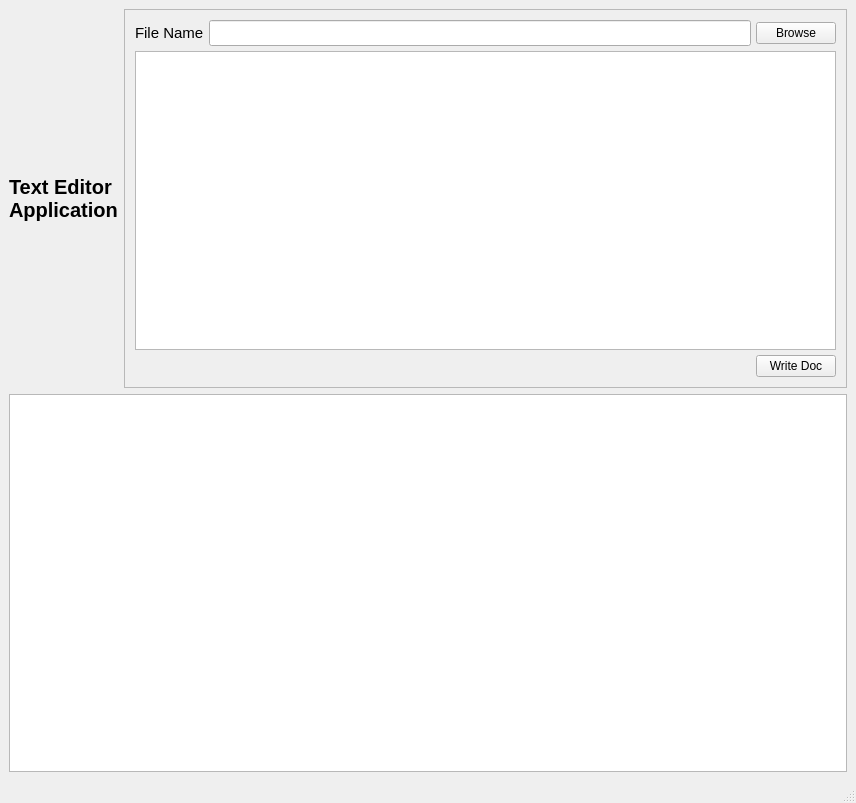
<?xml version="1.0" encoding="UTF-8"?>
<ui version="4.0">
 <class>MainWindow</class>
 <widget class="QMainWindow" name="MainWindow">
  <property name="geometry">
   <rect>
    <x>0</x>
    <y>0</y>
    <width>856</width>
    <height>803</height>
   </rect>
  </property>
  <property name="windowTitle">
   <string>MainWindow</string>
  </property>
  <widget class="QWidget" name="centralwidget">
   <layout class="QGridLayout" name="gridLayout_2">
    <item row="0" column="0">
     <layout class="QHBoxLayout" name="horizontalLayout_3">
      <item>
       <widget class="QLabel" name="label">
        <property name="maximumSize">
         <size>
          <width>300</width>
          <height>16777215</height>
         </size>
        </property>
        <property name="font">
         <font>
          <pointsize>15</pointsize>
          <weight>75</weight>
          <bold>true</bold>
         </font>
        </property>
        <property name="text">
         <string>Text Editor Application</string>
        </property>
        <property name="wordWrap">
         <bool>true</bool>
        </property>
       </widget>
      </item>
      <item>
       <widget class="QFrame" name="frame">
        <property name="font">
         <font>
          <pointsize>11</pointsize>
          <weight>50</weight>
          <bold>false</bold>
          <stylestrategy>PreferAntialias</stylestrategy>
         </font>
        </property>
        <property name="layoutDirection">
         <enum>Qt::LeftToRight</enum>
        </property>
        <property name="frameShape">
         <enum>QFrame::StyledPanel</enum>
        </property>
        <property name="frameShadow">
         <enum>QFrame::Raised</enum>
        </property>
        <layout class="QGridLayout" name="gridLayout">
         <property name="leftMargin">
          <number>10</number>
         </property>
         <property name="topMargin">
          <number>10</number>
         </property>
         <property name="rightMargin">
          <number>10</number>
         </property>
         <property name="bottomMargin">
          <number>10</number>
         </property>
         <property name="spacing">
          <number>5</number>
         </property>
         <item row="0" column="0" colspan="2">
          <layout class="QHBoxLayout" name="horizontalLayout">
           <item>
            <widget class="QLabel" name="label_2">
             <property name="text">
              <string>File Name</string>
             </property>
            </widget>
           </item>
           <item>
            <widget class="QLineEdit" name="lineEdit"/>
           </item>
           <item>
            <widget class="QPushButton" name="pushButton">
             <property name="font">
              <font>
               <pointsize>9</pointsize>
               <weight>50</weight>
               <bold>false</bold>
               <stylestrategy>PreferAntialias</stylestrategy>
              </font>
             </property>
             <property name="text">
              <string>Browse</string>
             </property>
            </widget>
           </item>
          </layout>
         </item>
         <item row="2" column="0">
          <spacer name="horizontalSpacer">
           <property name="orientation">
            <enum>Qt::Horizontal</enum>
           </property>
           <property name="sizeHint" stdset="0">
            <size>
             <width>470</width>
             <height>20</height>
            </size>
           </property>
          </spacer>
         </item>
         <item row="2" column="1">
          <widget class="QPushButton" name="pushButton_2">
           <property name="font">
            <font>
             <pointsize>9</pointsize>
            </font>
           </property>
           <property name="text">
            <string>Write Doc</string>
           </property>
          </widget>
         </item>
         <item row="1" column="0" colspan="2">
          <widget class="QTextEdit" name="textEdit"/>
         </item>
        </layout>
       </widget>
      </item>
     </layout>
    </item>
    <item row="1" column="0">
     <widget class="QTextBrowser" name="debugTextBrowser"/>
    </item>
   </layout>
  </widget>
  <widget class="QStatusBar" name="statusbar"/>
  <widget class="QMenuBar" name="menubar">
   <property name="geometry">
    <rect>
     <x>0</x>
     <y>0</y>
     <width>856</width>
     <height>39</height>
    </rect>
   </property>
  </widget>
  <action name="actionvector_File">
   <property name="text">
    <string>vector File</string>
   </property>
  </action>
 </widget>
 <resources/>
 <connections>
  <connection>
   <sender>pushButton</sender>
   <signal>clicked()</signal>
   <receiver>MainWindow</receiver>
   <slot>browseSlot()</slot>
   <hints>
    <hint type="sourcelabel">
     <x>806</x>
     <y>82</y>
    </hint>
    <hint type="destinationlabel">
     <x>851</x>
     <y>191</y>
    </hint>
   </hints>
  </connection>
  <connection>
   <sender>pushButton_2</sender>
   <signal>clicked()</signal>
   <receiver>MainWindow</receiver>
   <slot>writeDocSlot()</slot>
   <hints>
    <hint type="sourcelabel">
     <x>745</x>
     <y>376</y>
    </hint>
    <hint type="destinationlabel">
     <x>848</x>
     <y>411</y>
    </hint>
   </hints>
  </connection>
  <connection>
   <sender>lineEdit</sender>
   <signal>returnPressed()</signal>
   <receiver>MainWindow</receiver>
   <slot>returnedPressedSlot()</slot>
   <hints>
    <hint type="sourcelabel">
     <x>421</x>
     <y>78</y>
    </hint>
    <hint type="destinationlabel">
     <x>6</x>
     <y>422</y>
    </hint>
   </hints>
  </connection>
 </connections>
 <slots>
  <slot>browseSlot()</slot>
  <slot>writeDocSlot()</slot>
  <slot>returnedPressedSlot()</slot>
 </slots>
</ui>
